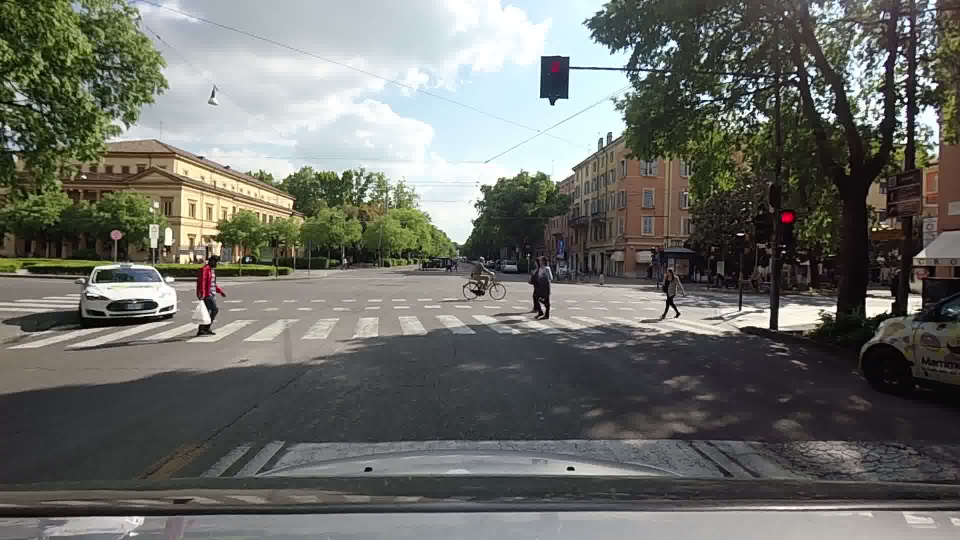
#> input picture data/frames/frontal.jpg, 1920 x 1080 px (shown at 1/2 size)
$ python find_homography.py
#> lines starting #> are read from the running program, lines starting #| are printed output that depends on the picture
### view_utils.py
from typing import List

import cv2
import numpy as np


name_to_color = {
    'car': (0., 0., 1),
    'person': (1., 0., 0),
    'traffic light': (0., 1., 1.),
    'bicycle': (0., 0.5, 1.),
    'truck': (0.2, 0., 0.4),
    'bus': (0.5, 0., 1.),
    'motorbike': (1.0, 0.4, 0.4),
    'bench': (1., 1., 0.4)
}


def blend(img1, img2, alpha=0.5):
    beta = 1 - alpha
    out = np.uint8(img1 * alpha + img2 * beta)
    return out


# [60 lines left out: function draw_detections, not called in this run]

### find_homography.py
"""
Find homography matrix to warp from frontal to bird's eye view
"""
import cv2
import numpy as np
from view_utils import blend


if __name__ == '__main__':

    frame_frontal = cv2.imread('./data/frames/frontal.jpg')
#> frame_frontal is the input picture: shape (1080, 1920, 3); mean B, G, R 103.5, 109.1, 107.5

    # Choose trapezoid points in frontal view
    height, width = frame_frontal.shape[:-1]
#> height = 1080; width = 1920
    y0, y1 = 550, height - 100
#> y0 = 550; y1 = 980
    x_off = 50  # 280
    a = 0, y1
#> a = (0, 980)
    b = width // 2 - x_off, y0
#> b = (910, 550)
    c = width // 2 + x_off, y0
#> c = (1010, 550)
    d = width, y1
#> d = (1920, 980)

    trapezoid = np.asarray([a, b, c, d])
    trapezoid = np.expand_dims(trapezoid, 1).astype(np.int32)

    trapezoid_img = cv2.fillPoly(np.zeros(shape=(height, width, 3)),
                                 [trapezoid], color=(0, 0, 255))

    # In real world, the trapezoid is a rectangle with the following measures
    ab_meters = 50
    ad_meters = 10

    # Measure of the bird's eye image
    pix_per_meter = 40
    bev_w = ad_meters * pix_per_meter
    bev_h = ab_meters * pix_per_meter
    xoff = 500
    dst_points = np.asarray([(xoff + 0, bev_h),
                             (xoff + 0, 0),
                             (xoff + bev_w, 0),
                             (xoff + bev_w, bev_h)])
    bev_w += (2 * xoff)

    H, mask = cv2.findHomography(trapezoid, dst_points)
#> mask = [1, 1, 1, 1]
    np.savez('./data/homography.npz', H=H, bev_h=bev_h, bev_w=bev_w,
             pix_per_meter=pix_per_meter)

    # Warp according to currently found homography
    birdeye = cv2.warpPerspective(frame_frontal, H, (bev_w, bev_h))
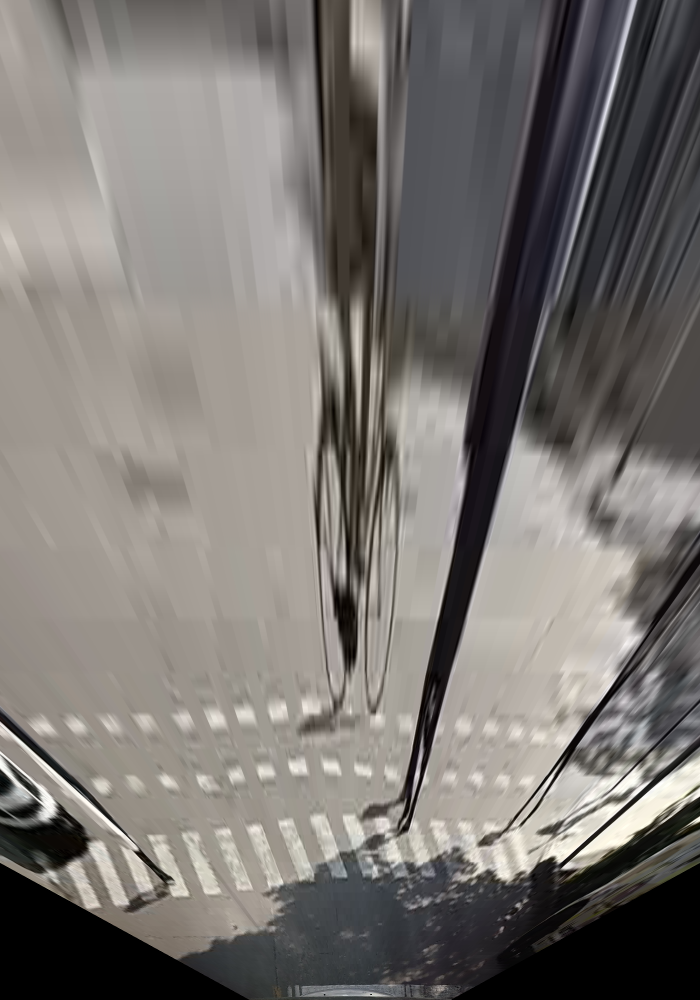
#> birdeye: shape (2000, 1400, 3) (shown at 1/2 size); mean B, G, R 113.6, 117.3, 121.3

    image_show = blend(trapezoid_img, frame_frontal)
#> in blend, `out = np.uint8(img1 * alpha + img2 * beta)`:
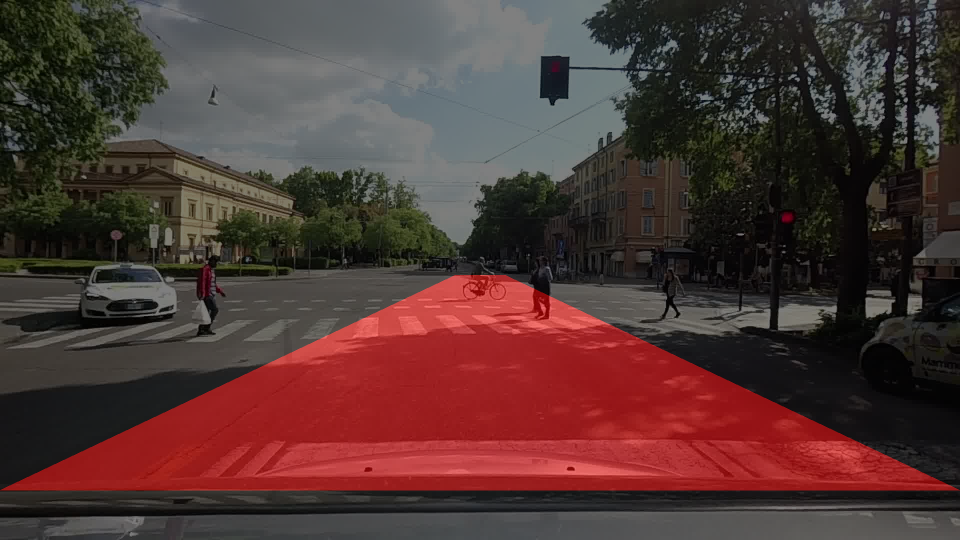
#> out: shape (1080, 1920, 3) (shown at 1/2 size); mean B, G, R 51.5, 54.3, 80.3
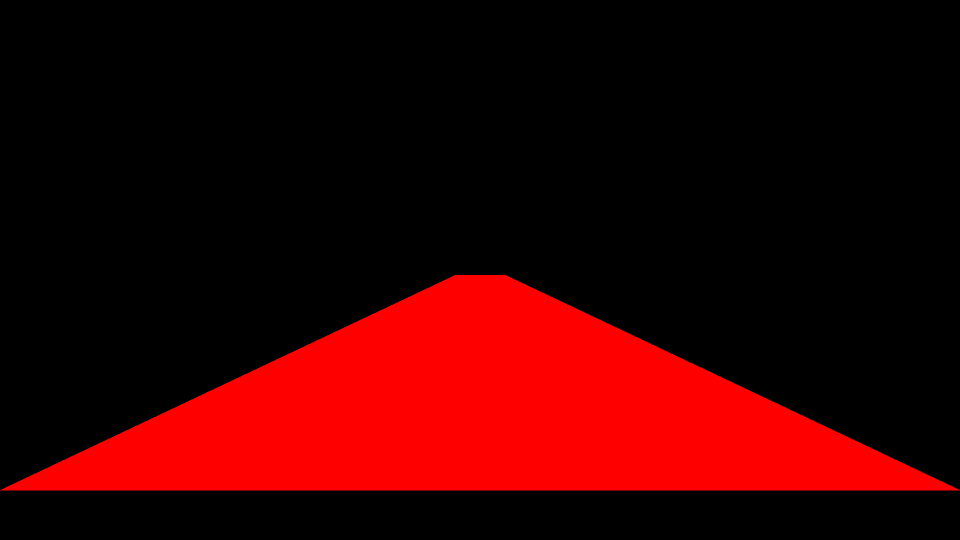
#> trapezoid_img: shape (1080, 1920, 3) float64 (shown at 1/2 size); mean B, G, R 0, 0, 53.6

    ratio = image_show.shape[0] / birdeye.shape[0]
    warped_show = cv2.resize(birdeye, dsize=None, fx=ratio, fy=ratio)
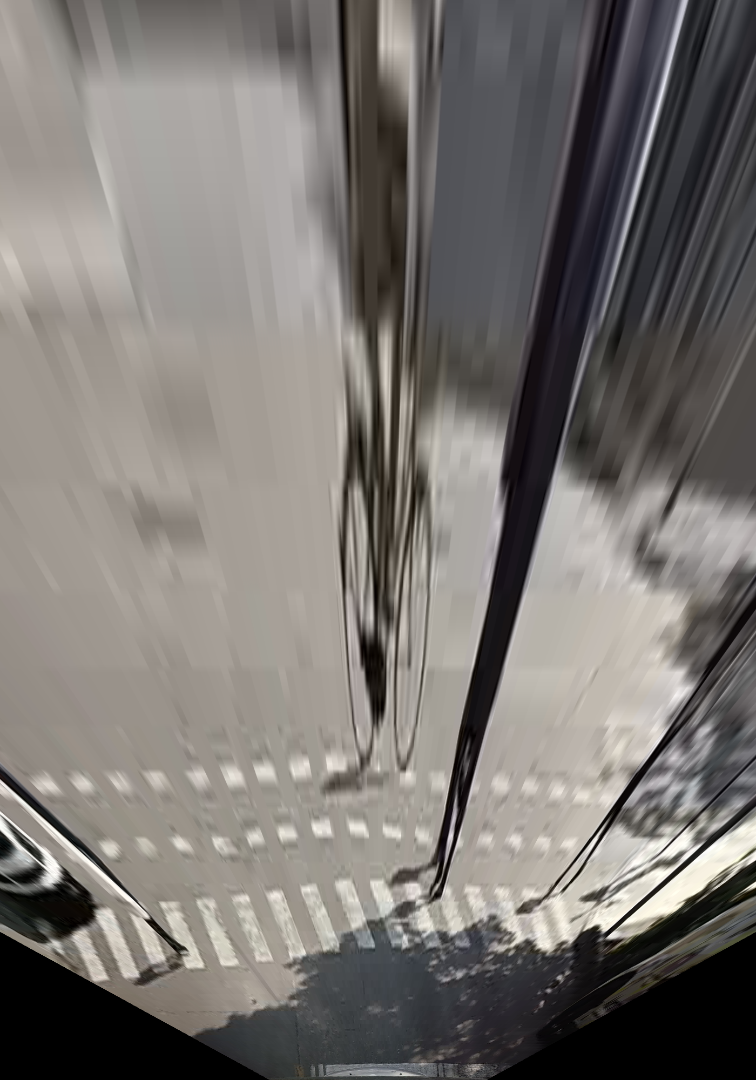
#> warped_show: shape (1080, 756, 3); mean B, G, R 113.6, 117.2, 121.3
    cat_show = np.concatenate([image_show, warped_show], axis=1)
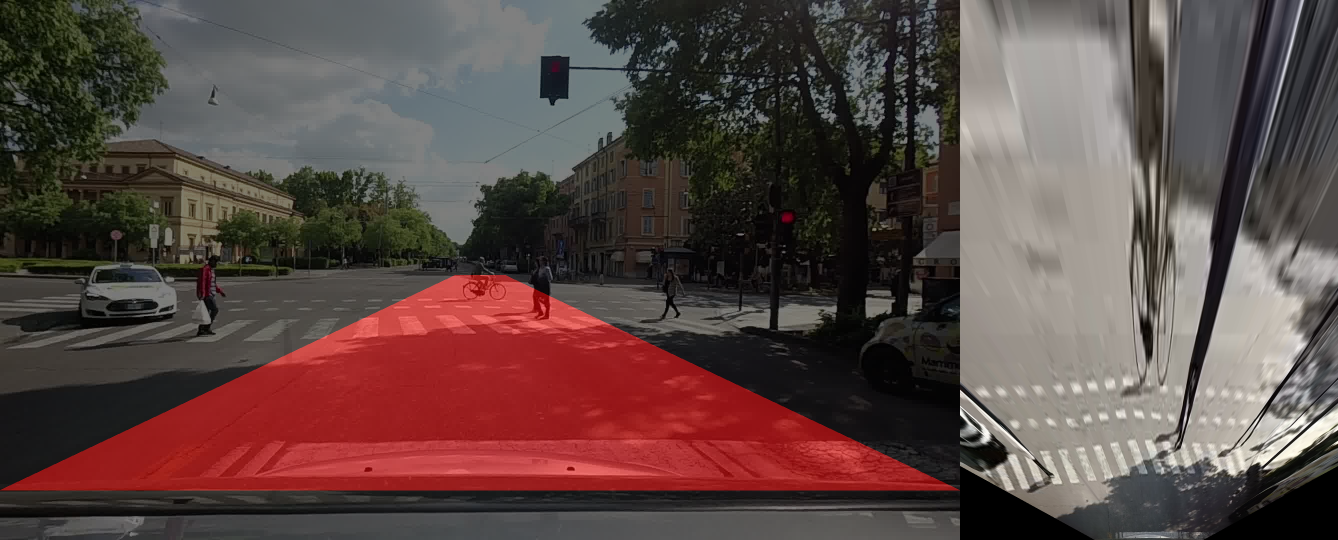
#> cat_show: shape (1080, 2676, 3) (shown at 1/2 size); mean B, G, R 69, 72.1, 91.9
    cat_show = cv2.resize(cat_show, dsize=None, fx=0.5, fy=0.5)
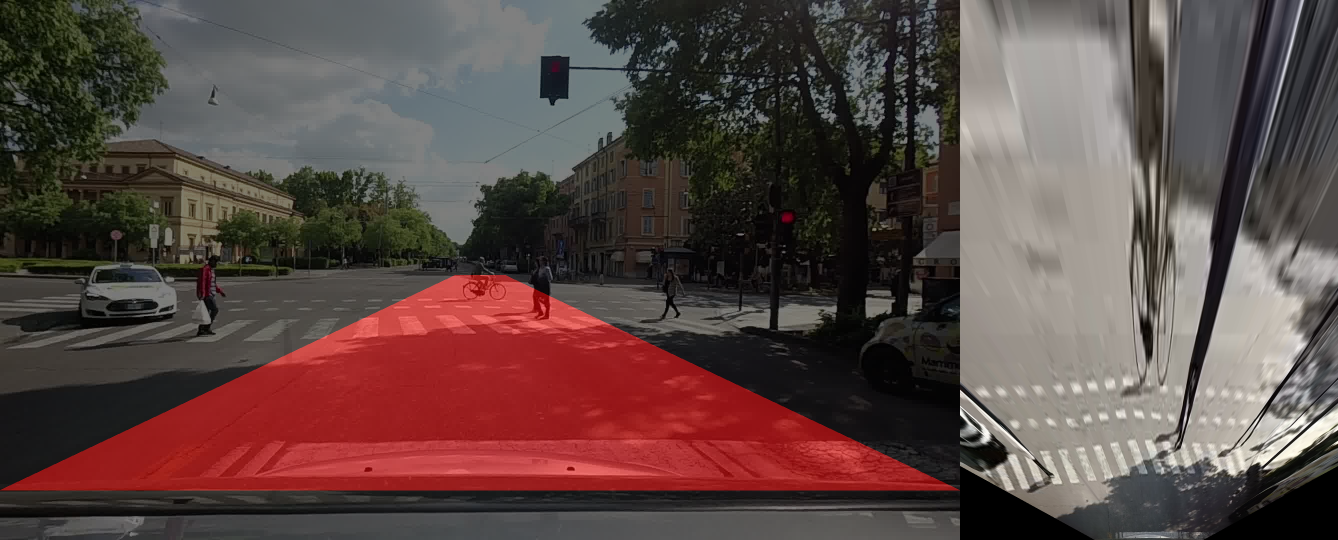
#> cat_show: shape (540, 1338, 3); mean B, G, R 69.1, 72.2, 92
    cv2.imshow('blend', cat_show)
    cv2.waitKey(0)
